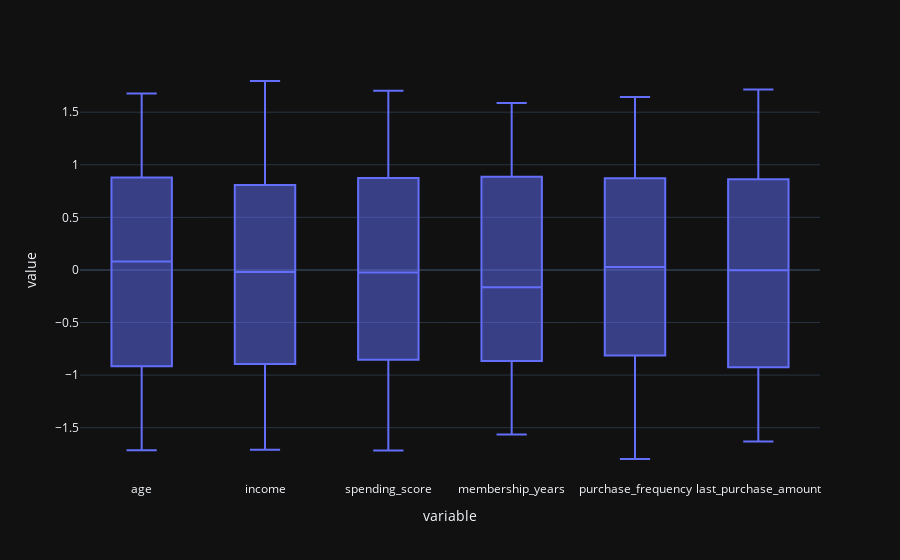

The notebook cell this image was saved under:
### Code cell
# Standardizing the DataFrame using scipy's zscore in order to view multiple box plots on the same scale.
num_df_standardized = num_df.apply(stats.zscore)

fig = px.box(num_df_standardized)
fig.show()

### Figure 1 — Plotly figure (JSON) as saved in the notebook; plotly's stock layout.template omitted (floating-point values rounded to 4 significant figures; data arrays with more than 128 entries replaced by an {"elided": "..."} marker saying what was removed)
{"data": [{"alignmentgroup": "True", "hovertemplate": "variable=%{x}<br>value=%{y}<extra></extra>", "legendgroup": "", "marker": {"color": "#636efa"}, "name": "", "notched": false, "offsetgroup": "", "orientation": "v", "showlegend": false, "type": "box", "x": {"elided": "6000 str values"}, "x0": " ", "xaxis": "x", "y": {"elided": "6000 float values"}, "y0": " ", "yaxis": "y"}], "layout": {"boxmode": "group", "legend": {"tracegroupgap": 0}, "margin": {"t": 60}, "xaxis": {"anchor": "y", "domain": [0, 1], "title": {"text": "variable"}}, "yaxis": {"anchor": "x", "domain": [0, 1], "title": {"text": "value"}}}}
